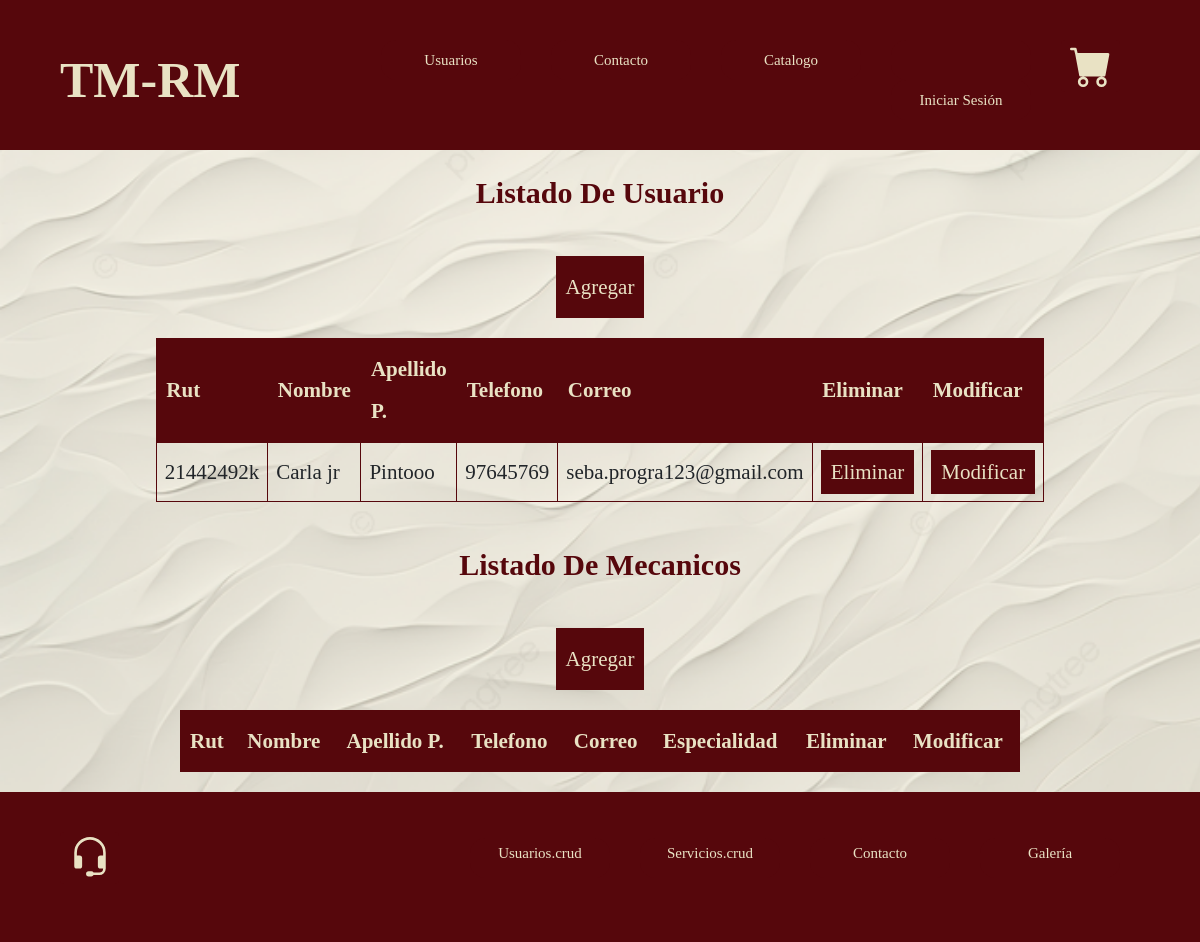
Page /crud/ on the earlier database version.
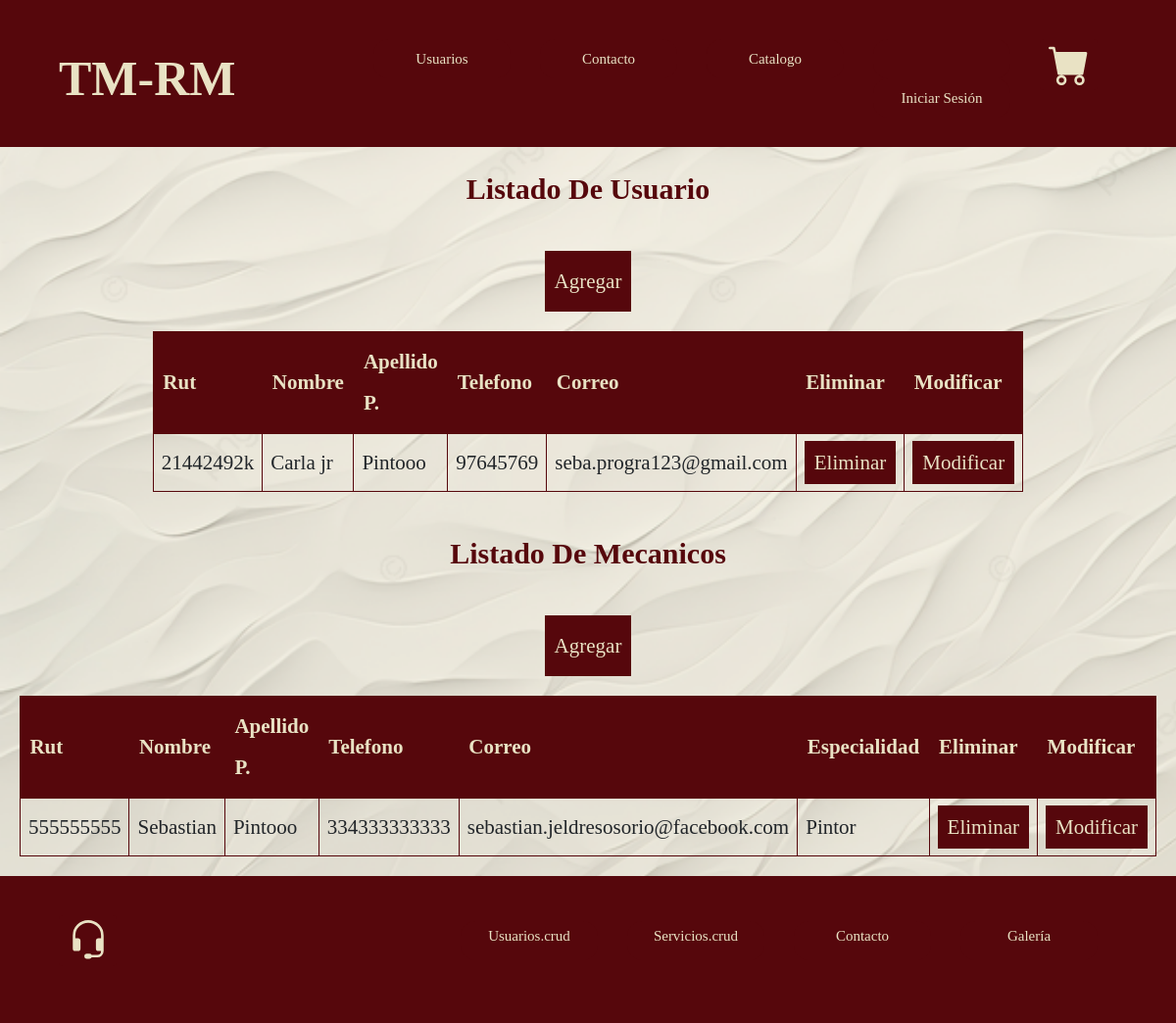
Same page on the later database version.
### taller1/models.py (models this page shows, shortened)
class Usuario(models.Model):
    rut = models.CharField(primary_key=True, max_length=10)
    nombre = models.CharField(max_length=20)
    apellido_paterno = models.CharField(max_length=20)
    apellido_materno = models.CharField(max_length=20)
    fecha_nacimiento = models.DateField(blank=False, null=False)
    id_genero = models.ForeignKey(Genero, on_delete=models.CASCADE, db_column='idGenero')
    telefono = models.CharField(max_length=45)
    email = models.EmailField(unique=True, max_length=100, blank=True, null=True)

class Mecanico(models.Model):
    rut = models.CharField(primary_key=True, max_length=10)
    nombre = models.CharField(max_length=20)
    apellido_paterno = models.CharField(max_length=20)
    apellido_materno = models.CharField(max_length=20)
    fecha_nacimiento = models.DateField(blank=False, null=False)
    id_genero = models.ForeignKey(Genero, on_delete=models.CASCADE, db_column='idGenero')
    telefono = models.CharField(max_length=45)
    email = models.EmailField(unique=True, max_length=100, blank=True, null=True)
    especialidad = models.CharField(max_length=15)

### taller1/views.py (the view)
# urls.py: path('crud/', views.crud, name='crud'),
def crud(request):
    usuarios = Usuario.objects.all()
    mecanicos = Mecanico.objects.all()
    context = {
        "Usuarios": usuarios,
        "Mecanicos": mecanicos
    }
    return render(request, 'taller1/usuarios_list.html', context)

### taller1/templates/taller1/usuarios_list.html (shortened to what this page needs)
{% extends 'taller1/base.html' %}
{% load static %}
{% block content %}
    <div style="text-align: center;">
        <h1 class="subtitulo">Listado De Usuario</h1><br>
        <a class="btn_agregar" type="button"
            href="{% url 'UsuarioAdd' %}">Agregar
        </a>
    <div class="contenedor_listado">
        <table class="tabla_listado centrar-texto">
            <thead class="cabeza_tabla">
                <tr>
                    <th>Rut</th>
                    <th>Nombre</th>
                    <th>Apellido P.</th>
                    <th>Telefono</th>
                    <th>Correo</th>
                    <th>Eliminar</th>
                    <th>Modificar</th>
                </tr>
            </thead>
            <tbody class="cuerpo_tabla">
                {% for x in Usuarios %}
                    <tr>
                        <td>{{ x.rut }}</td>
                        <td>{{ x.nombre }}</td>
                        <td>{{ x.apellido_paterno }}</td>
                        <td>{{x.telefono}}</td>
                        <td>{{x.email}}</td>
                        <td><a class="btn_form" href="{% url 'Usuario_del' pk=x.rut %}">Eliminar</a></td>
                        <td><a class="btn_form" href="{% url 'Usuario_edit' pk=x.rut %}">Modificar</a></td>
                    </tr>
                {% endfor %}
            </tbody>
        </table>
    </div>
    </div>
    <div style="text-align: center;">
        <h1 class="subtitulo">Listado De Mecanicos</h1><br>
        <a class="btn_agregar" type="button"
            href="{% url 'mecanico_add' %}">Agregar
        </a>
    <div class="contenedor_listado">
        <table class="tabla_listado centrar-texto">
            <thead class="cabeza_tabla">
                <tr>
                    <th>Rut</th>
                    <th>Nombre</th>
                    <th>Apellido P.</th>
                    <th>Telefono</th>
                    <th>Correo</th>
                    <th>Especialidad</th>
                    <th>Eliminar</th>
                    <th>Modificar</th>
                </tr>
            </thead>
            <tbody class="cuerpo_tabla">
                {% for x in Mecanicos %}
                    <tr>
                        <td>{{ x.rut }}</td>
                        <td>{{ x.nombre }}</td>
                        <td>{{ x.apellido_paterno }}</td>
                        <td>{{x.telefono}}</td>
                        <td>{{x.email}}</td>
                        <td>{{x.especialidad}}</td>
                        <td><a class="btn_form" href="{% url 'mecanico_del' pk=x.rut %}">Eliminar</a></td>
                        <td><a class="btn_form" href="{% url 'mecanico_edit' pk=x.rut %}">Modificar</a></td>
                    </tr>
                {% endfor %}
            </tbody>
        </table>
    </div>
    </div>
{% endblock %}

Differences in the rows shown:
added Mecanico: rut "555555555", nombre "Sebastian", apellido_paterno "Pintooo", telefono "334333333333", email "sebastian.jeldresosorio@facebook.com", especialidad "Pintor"
